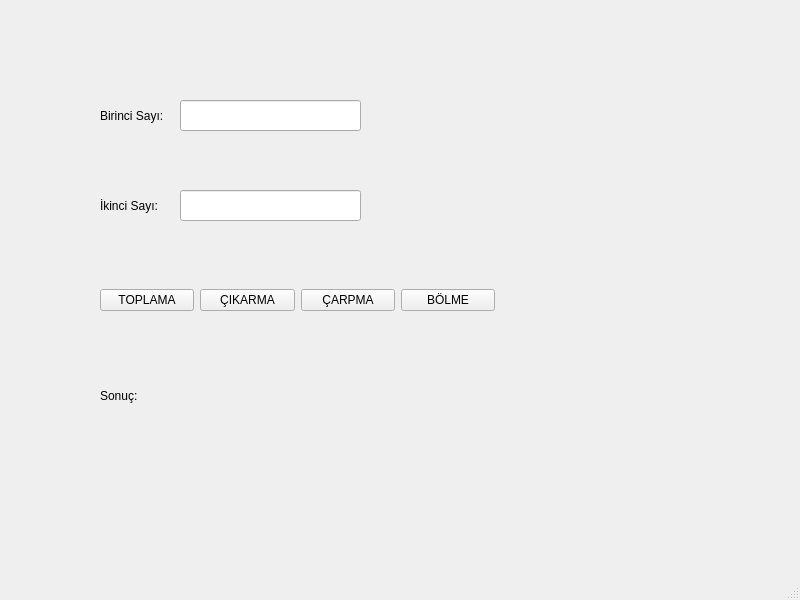
<?xml version="1.0" encoding="UTF-8"?>
<ui version="4.0">
 <class>MainWindow</class>
 <widget class="QMainWindow" name="MainWindow">
  <property name="geometry">
   <rect>
    <x>0</x>
    <y>0</y>
    <width>800</width>
    <height>600</height>
   </rect>
  </property>
  <property name="windowTitle">
   <string>MainWindow</string>
  </property>
  <widget class="QWidget" name="centralwidget">
   <widget class="QLabel" name="label_birinci_sayi">
    <property name="geometry">
     <rect>
      <x>100</x>
      <y>90</y>
      <width>101</width>
      <height>51</height>
     </rect>
    </property>
    <property name="frameShape">
     <enum>QFrame::NoFrame</enum>
    </property>
    <property name="text">
     <string>Birinci Sayı:</string>
    </property>
   </widget>
   <widget class="QLabel" name="label_ikinci_sayi">
    <property name="geometry">
     <rect>
      <x>100</x>
      <y>180</y>
      <width>101</width>
      <height>51</height>
     </rect>
    </property>
    <property name="frameShape">
     <enum>QFrame::NoFrame</enum>
    </property>
    <property name="text">
     <string>İkinci Sayı:</string>
    </property>
   </widget>
   <widget class="QLineEdit" name="lineEdit_birinci_sayi">
    <property name="geometry">
     <rect>
      <x>180</x>
      <y>100</y>
      <width>181</width>
      <height>31</height>
     </rect>
    </property>
   </widget>
   <widget class="QLineEdit" name="lineEdit_ikinci_sayi">
    <property name="geometry">
     <rect>
      <x>180</x>
      <y>190</y>
      <width>181</width>
      <height>31</height>
     </rect>
    </property>
   </widget>
   <widget class="QWidget" name="horizontalLayoutWidget">
    <property name="geometry">
     <rect>
      <x>100</x>
      <y>260</y>
      <width>395</width>
      <height>80</height>
     </rect>
    </property>
    <layout class="QHBoxLayout" name="horizontalLayout">
     <item>
      <widget class="QPushButton" name="pushButton_toplama">
       <property name="text">
        <string>TOPLAMA</string>
       </property>
      </widget>
     </item>
     <item>
      <widget class="QPushButton" name="pushButton_cikarma">
       <property name="text">
        <string>ÇIKARMA</string>
       </property>
      </widget>
     </item>
     <item>
      <widget class="QPushButton" name="pushButton_carpma">
       <property name="text">
        <string>ÇARPMA</string>
       </property>
      </widget>
     </item>
     <item>
      <widget class="QPushButton" name="pushButton_bolme">
       <property name="text">
        <string>BÖLME</string>
       </property>
      </widget>
     </item>
    </layout>
   </widget>
   <widget class="QLabel" name="label_sonuc">
    <property name="geometry">
     <rect>
      <x>100</x>
      <y>370</y>
      <width>101</width>
      <height>51</height>
     </rect>
    </property>
    <property name="frameShape">
     <enum>QFrame::NoFrame</enum>
    </property>
    <property name="text">
     <string>Sonuç:</string>
    </property>
   </widget>
  </widget>
  <widget class="QMenuBar" name="menubar">
   <property name="geometry">
    <rect>
     <x>0</x>
     <y>0</y>
     <width>800</width>
     <height>26</height>
    </rect>
   </property>
  </widget>
  <widget class="QStatusBar" name="statusbar"/>
 </widget>
 <resources/>
 <connections/>
</ui>
